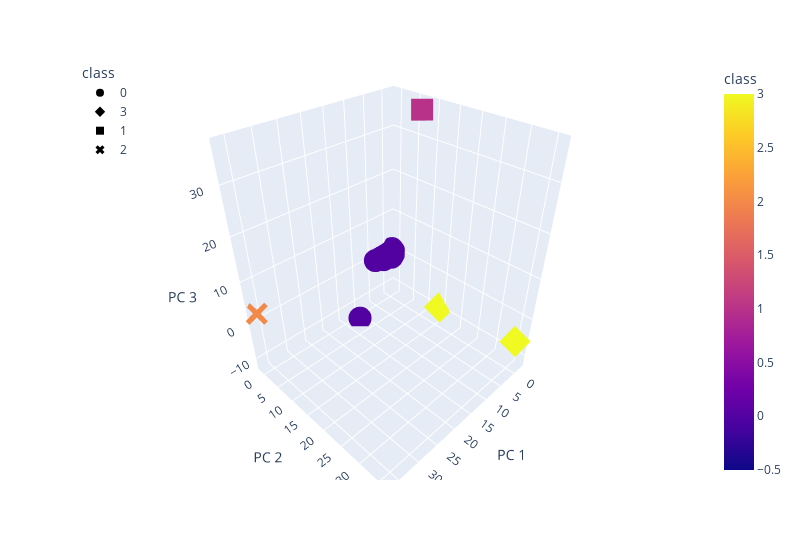

Notebook code cell kept with this figure:
### Code cell
# Create a 3D scatter plot using Plotly Express to plot the clusters using clustered_df  
fig = px.scatter_3d(
    clustered_df,
    x="PC 1",
    y="PC 2",
    z="PC 3",
    color="class",
    symbol="class",
    width=800,
    hover_name = "CoinName",
    hover_data = ["Algorithm"]
)
fig.update_layout(legend=dict(x=0, y=1))
fig.show()

### Figure 1 — Plotly figure (JSON) as saved in the notebook; plotly's stock layout.template omitted (floating-point values rounded to 4 significant figures; data arrays with more than 128 entries replaced by an {"elided": "..."} marker saying what was removed)
{"data": [{"customdata": {"elided": "528x1 str values"}, "hovertemplate": "<b>%{hovertext}</b><br><br>class=%{marker.color}<br>PC 1=%{x}<br>PC 2=%{y}<br>PC 3=%{z}<br>Algorithm=%{customdata[0]}<extra></extra>", "hovertext": {"elided": "528 str values"}, "legendgroup": "0", "marker": {"color": {"elided": "528 int values"}, "coloraxis": "coloraxis", "symbol": "circle"}, "mode": "markers", "name": "0", "scene": "scene", "showlegend": true, "type": "scatter3d", "x": {"elided": "528 float values"}, "y": {"elided": "528 float values"}, "z": {"elided": "528 float values"}}, {"customdata": [["Proof-of-BibleHash"], ["Proof-of-Authority"]], "hovertemplate": "<b>%{hovertext}</b><br><br>class=%{marker.color}<br>PC 1=%{x}<br>PC 2=%{y}<br>PC 3=%{z}<br>Algorithm=%{customdata[0]}<extra></extra>", "hovertext": ["BiblePay", "Poa Network"], "legendgroup": "3", "marker": {"color": [3, 3], "coloraxis": "coloraxis", "symbol": "diamond"}, "mode": "markers", "name": "3", "scene": "scene", "showlegend": true, "type": "scatter3d", "x": [-2.068, 0.1221], "y": [14.39, 36.02], "z": [-9.26, -4.487]}, {"customdata": [["SHA-256 + Hive"]], "hovertemplate": "<b>%{hovertext}</b><br><br>class=%{marker.color}<br>PC 1=%{x}<br>PC 2=%{y}<br>PC 3=%{z}<br>Algorithm=%{customdata[0]}<extra></extra>", "hovertext": ["LitecoinCash"], "legendgroup": "1", "marker": {"color": [1], "coloraxis": "coloraxis", "symbol": "square"}, "mode": "markers", "name": "1", "scene": "scene", "showlegend": true, "type": "scatter3d", "x": [0.2211], "y": [8.65], "z": [36.56]}, {"customdata": [["TRC10"]], "hovertemplate": "<b>%{hovertext}</b><br><br>class=%{marker.color}<br>PC 1=%{x}<br>PC 2=%{y}<br>PC 3=%{z}<br>Algorithm=%{customdata[0]}<extra></extra>", "hovertext": ["BitTorrent"], "legendgroup": "2", "marker": {"color": [2], "coloraxis": "coloraxis", "symbol": "x"}, "mode": "markers", "name": "2", "scene": "scene", "showlegend": true, "type": "scatter3d", "x": [36.39], "y": [-0.5417], "z": [2.651]}], "layout": {"coloraxis": {"colorbar": {"title": {"text": "class"}}, "colorscale": [[0, "#0d0887"], [0.1111, "#46039f"], [0.2222, "#7201a8"], [0.3333, "#9c179e"], [0.4444, "#bd3786"], [0.5556, "#d8576b"], [0.6667, "#ed7953"], [0.7778, "#fb9f3a"], [0.8889, "#fdca26"], [1, "#f0f921"]]}, "legend": {"title": {"text": "class"}, "tracegroupgap": 0, "x": 0, "y": 1}, "margin": {"t": 60}, "scene": {"domain": {"x": [0, 1], "y": [0, 1]}, "xaxis": {"title": {"text": "PC 1"}}, "yaxis": {"title": {"text": "PC 2"}}, "zaxis": {"title": {"text": "PC 3"}}}, "width": 800}}
